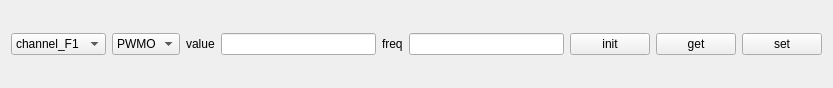
<?xml version="1.0" encoding="UTF-8"?>
<ui version="4.0">
 <class>MFIOPannel</class>
 <widget class="QWidget" name="MFIOPannel">
  <property name="geometry">
   <rect>
    <x>0</x>
    <y>0</y>
    <width>833</width>
    <height>88</height>
   </rect>
  </property>
  <property name="windowTitle">
   <string>Form</string>
  </property>
  <layout class="QVBoxLayout" name="verticalLayout">
   <item>
    <layout class="QHBoxLayout" name="horizontalLayout">
     <item>
      <widget class="QComboBox" name="cb_channel">
       <item>
        <property name="text">
         <string>channel_F1</string>
        </property>
       </item>
       <item>
        <property name="text">
         <string>channel_F2</string>
        </property>
       </item>
       <item>
        <property name="text">
         <string>channel_F3</string>
        </property>
       </item>
       <item>
        <property name="text">
         <string>channel_F4</string>
        </property>
       </item>
       <item>
        <property name="text">
         <string>channel_F5</string>
        </property>
       </item>
       <item>
        <property name="text">
         <string>channel_F6</string>
        </property>
       </item>
       <item>
        <property name="text">
         <string>channel_F7</string>
        </property>
       </item>
       <item>
        <property name="text">
         <string>channel_F8</string>
        </property>
       </item>
       <item>
        <property name="text">
         <string/>
        </property>
       </item>
      </widget>
     </item>
     <item>
      <widget class="QComboBox" name="cb_mode">
       <item>
        <property name="text">
         <string>PWMO</string>
        </property>
       </item>
       <item>
        <property name="text">
         <string>PWMI</string>
        </property>
       </item>
       <item>
        <property name="text">
         <string>GPO</string>
        </property>
       </item>
       <item>
        <property name="text">
         <string>GPI</string>
        </property>
       </item>
       <item>
        <property name="text">
         <string>ADC</string>
        </property>
       </item>
      </widget>
     </item>
     <item>
      <widget class="QLabel" name="label_2">
       <property name="text">
        <string>value</string>
       </property>
      </widget>
     </item>
     <item>
      <widget class="QLineEdit" name="le_val"/>
     </item>
     <item>
      <widget class="QLabel" name="label">
       <property name="text">
        <string>freq</string>
       </property>
      </widget>
     </item>
     <item>
      <widget class="QLineEdit" name="le_freq"/>
     </item>
     <item>
      <widget class="QPushButton" name="btn_init">
       <property name="text">
        <string>init</string>
       </property>
      </widget>
     </item>
     <item>
      <widget class="QPushButton" name="btn_get">
       <property name="text">
        <string>get</string>
       </property>
      </widget>
     </item>
     <item>
      <widget class="QPushButton" name="btn_set">
       <property name="text">
        <string>set</string>
       </property>
      </widget>
     </item>
    </layout>
   </item>
  </layout>
 </widget>
 <resources/>
 <connections/>
</ui>
